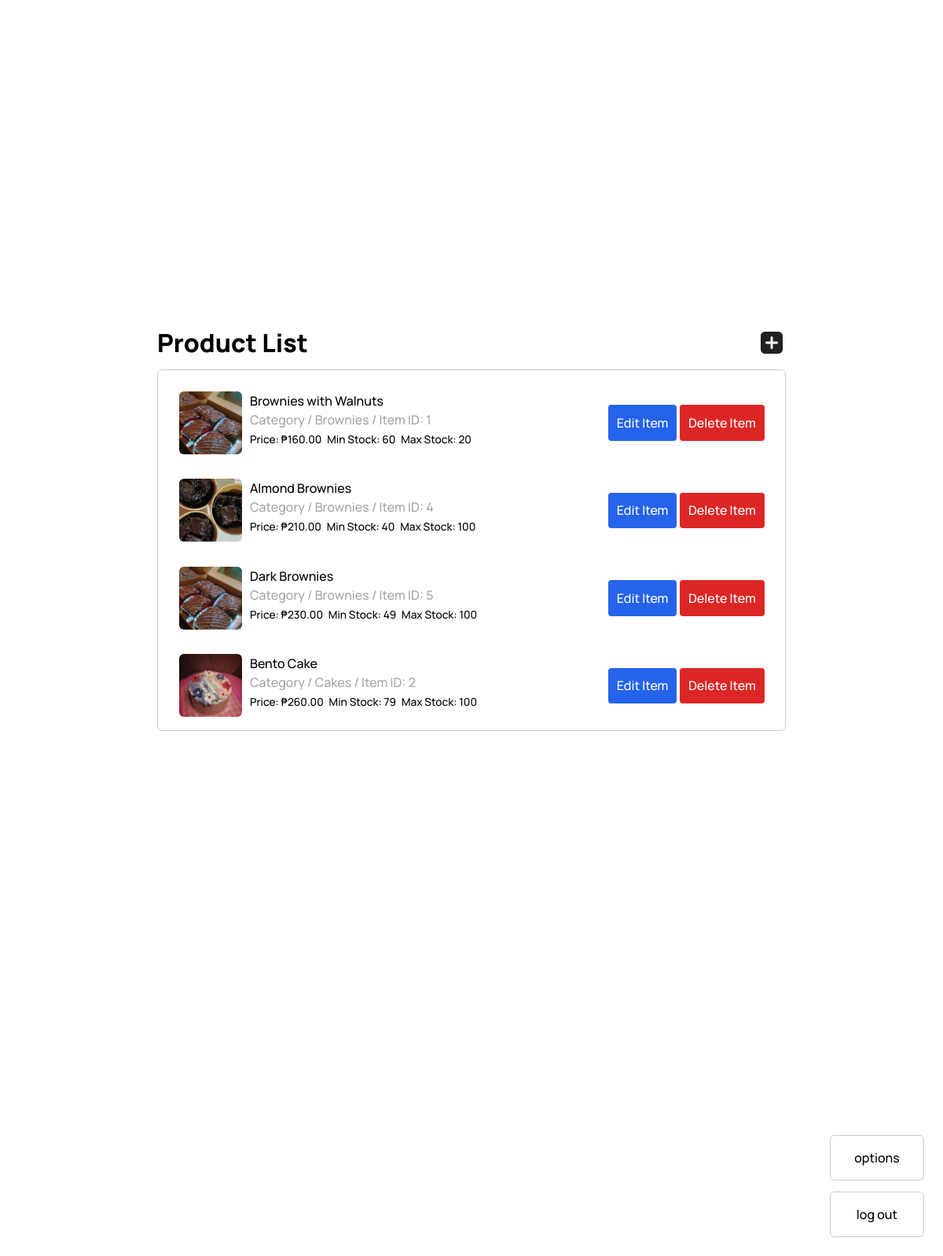
Page /views/adminpanel/pages/product-manage.php (signed in) on the committed database.
### tables this page shows
CREATE TABLE `treiven_products` (
  `trv_product_id` int(11) NOT NULL,
  `trv_category_id` int(11) DEFAULT NULL,
  `trv_product_name` varchar(255) DEFAULT NULL,
  `trv_product_info` varchar(4000) DEFAULT NULL,
  `trv_product_price` decimal(10,2) DEFAULT NULL,
  `trv_product_second_price` decimal(10,2) DEFAULT NULL,
  `trv_minimum_stock` int(11) DEFAULT NULL,
  `trv_product_qty_stock` enum('Yes','No') DEFAULT NULL,
  `trv_product_image` longblob DEFAULT NULL,
  `trv_category_name` enum('Brownies','Cakes','Cookies','Specials') DEFAULT NULL,
  `trv_maximum_stock` int(11) DEFAULT NULL
);

CREATE TABLE `treiven_category` (
  `trv_category_id` int(11) NOT NULL,
  `trv_category_name` enum('Brownies','Cakes','Cookies','Specials') DEFAULT NULL,
  `trv_category_info` varchar(4000) DEFAULT NULL
);

### views/adminpanel/pages/product-manage.php (the view, shortened to what this page needs)
<?php
$mysql_hostname = "localhost";
$mysql_username = "root";
$mysql_password = "";
$mysql_database = "im101-pastry";
$conn = mysqli_connect($mysql_hostname, $mysql_username, $mysql_password, $mysql_database);
$query = "SELECT p.trv_product_id, p.trv_product_image, p.trv_product_name, c.trv_category_name, p.trv_product_price, p.trv_minimum_stock, p.trv_maximum_stock FROM treiven_products p INNER JOIN treiven_category c ON p.trv_category_id = c.trv_category_id";
$result = mysqli_query($conn, $query);
$products = [];
if ($result) {
    while ($row = mysqli_fetch_assoc($result)) {
        $products[] = $row;
    }
}
?>
<!DOCTYPE html>
<html lang="en">
<head>
    <link rel="stylesheet" href="../../../views/modules/index.css" />
</head>
<body>
    <main class="product-manage-page">
        <div class="product-manage-wrapper">
            <header class="manage-head">
                <div class="left-head">
                    <span>Product List</span>
                </div>
                <div class="right-head">
                </div>
            </header>
            <section class="product-items-wrapper">
                <?php foreach ($products as $product) : ?>
                    <div class="product-item">
                        <div class="product-left-side">
                            <div class="product-hero">
                                <img src="./uploads/<?= $product['trv_product_image'] ?>" alt="" />
                            </div>
                            <div class="product-first-detail">
                                <span><?= $product['trv_product_name'] ?></span>
                                <p style="color: #A6A6A6;">Category / <?= $product['trv_category_name'] ?> / Item ID: <?= $product['trv_product_id'] ?></p>
                                <div class="product-flex">
                                    <p>Price: ₱<?= $product['trv_product_price'] ?></p>
                                    <p>Min Stock: <?= $product['trv_minimum_stock'] ?></p>
                                    <p>Max Stock: <?= $product['trv_maximum_stock'] ?></p>
                                </div>
                            </div>
                        </div>
                        <div class="product-right-side">
                            <button class="edit-item">
                                Edit Item
                            </button>
                            <button class="delete-item" data-product-id="<?= $product['trv_product_id'] ?>">
                                Delete Item
                            </button>
                        </div>
                    </div>
                <?php endforeach; ?>
            </section>
            <div class="admin-session-wrapper">
                <a class="admin-session admin-option" href="../index.php">
                    options
                </a>
                <a class="admin-session" href="../../client/login/index.php">
                    log out
                </a>
            </div>
        </div>
    </main>
</body>
</html>

### views/modules/index.css (style rules this page uses)
* { margin: 0; }
*, *::before, *::after { box-sizing: border-box; }
html, body { isolation: isolate; height: 100%; }
body { line-height: 1.5; -webkit-font-smoothing: antialiased; font-family: "Manrope", sans-serif; font-weight: 500; }
a, button { text-decoration: none; cursor: pointer; }
img, picture, video, canvas, svg { display: block; max-width: 100%; }
input, button, textarea, select { font: inherit; }
p, h1, h2, h3, h4, h5, h6 { overflow-wrap: break-word; }

### views/modules/admin/Landing.module.css (style rules this page uses)
.admin-session-wrapper { position: absolute; bottom: 24px; right: 24px; z-index: 99; display: flex; flex-direction: column; }
.admin-session { border: 1px solid #cacaca; padding: 1em; background: white; border-radius: 6px; color: #000; overflow: hidden; user-select: none; cursor: pointer; text-align: center; width: 120px; }
.admin-option { margin-bottom: 0.857em; }

### views/modules/admin/ProductManage.module.css (style rules this page uses)
.product-manage-page { padding: 2em; }
.product-manage-wrapper { display: flex; align-items: center; justify-content: center; flex-direction: column; margin: 0 auto; max-width: 800px; height: 80vh; }
.manage-head { display: flex; justify-content: space-between; align-items: center; width: 100%; flex-direction: row; margin-bottom: 0.657em; }
.manage-head svg { width: 36px; }
.right-head { cursor: pointer; }
.product-items-wrapper { border: 1px solid #cacaca; background: white; padding: 1em; width: 100%; height: 460px; border-radius: 6px; overflow: auto; position: relative; }
.left-head { font-size: 2em; font-weight: 800; }
.product-hero { width: 80px; height: 80px; border-radius: 6px; overflow: hidden; margin-right: 0.657em; }
.product-hero img { width: 100%; height: 100%; object-fit: cover; }
.product-item { display: flex; align-items: center; justify-content: space-between; flex-direction: row; border-radius: 6px; padding: 0.657em; margin-bottom: 0.657em; user-select: none; }
.product-left-side { display: flex; align-items: flex-start; }
.product-right-side { display: flex; align-items: center; flex-direction: row; }
.edit-item, .delete-item, .view-item { border: none; appearance: none; padding: 0.667em; border-radius: 4px; color: white; }
.edit-item { background: #2563eb; margin-right: 0.257em; }
.delete-item { background: #dc2626; }
.product-flex { display: inline-flex; align-items: center; flex-direction: row; font-size: 0.857em; }
.product-flex p:nth-child(1), .product-flex p:nth-child(2) { margin-right: 0.5em; }

### rows in the picture
treiven_products: trv_product_image (picture), trv_product_name "Brownies with Walnuts", trv_category.trv_category_name "Brownies", trv_product_id "1", trv_product_price "160.00", trv_minimum_stock "60", trv_maximum_stock "20"
treiven_products: trv_product_image (picture), trv_product_name "Almond Brownies", trv_category.trv_category_name "Brownies", trv_product_id "4", trv_product_price "210.00", trv_minimum_stock "40", trv_maximum_stock "100"
treiven_products: trv_product_image (picture), trv_product_name "Dark Brownies", trv_category.trv_category_name "Brownies", trv_product_id "5", trv_product_price "230.00", trv_minimum_stock "49", trv_maximum_stock "100"
treiven_products: trv_product_image (picture), trv_product_name "Bento Cake", trv_category.trv_category_name "Cakes", trv_product_id "2", trv_product_price "260.00", trv_minimum_stock "79", trv_maximum_stock "100"
